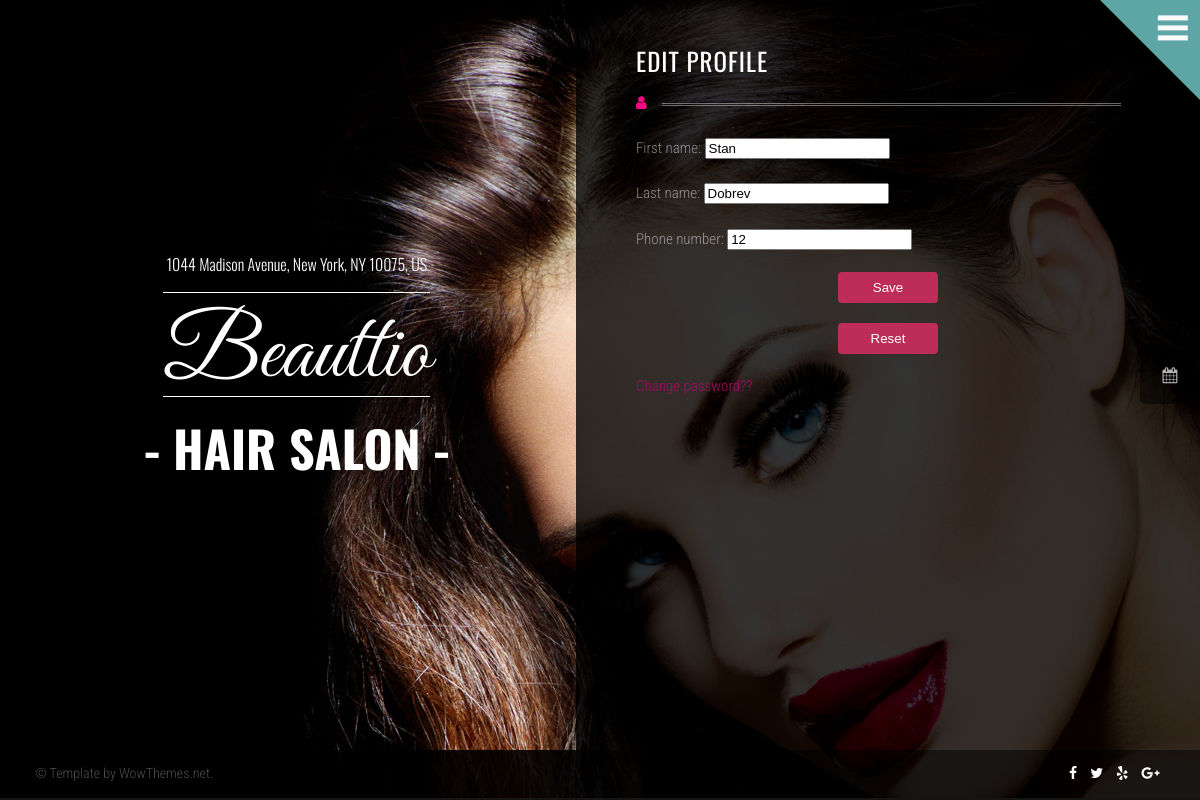
The app's page /accounts/profile/3/ (signed in) with its own data.
### HairSaloon/accounts/models.py (models this page shows, shortened)
class HairSaloonUser(auth_models.AbstractBaseUser, auth_models.PermissionsMixin):
    email = models.EmailField(
        _('email address'),
        unique=True,
        error_messages={
            "unique": _("A user with that email already exists."),
        },
    )
    first_name = models.CharField(_("first name"), max_length=150, blank=True)
    last_name = models.CharField(_("last name"), max_length=150, blank=True)
    phone_number = models.CharField(_("phone number"), max_length=15, blank=True)
    date_joined = models.DateTimeField(_("date joined"), default=timezone.now)
    is_staff = models.BooleanField(
        _("staff status"),
        default=False,
        help_text=_("Designates whether the user can log into this admin site."),
    )
    is_active = models.BooleanField(
        _("active"),
        default=True,
        help_text=_(
            "Designates whether this user should be treated as active. "
            "Unselect this instead of deleting accounts."
        ),
    )
    USERNAME_FIELD = 'email'
    objects = HairSaloonUserManager()

### HairSaloon/accounts/views.py (the view, shortened to what this page needs)
# urls.py: path('', HairSalonEditUserView.as_view(), name='edit user'),
class HairSalonEditUserView(LoginRequiredMixin, views.UpdateView):
    template_name = 'accounts/edit.html'
    queryset = UserModel.objects.all()
    fields = ['first_name', 'last_name', 'phone_number', ]

### templates/accounts/edit.html (shortened to what this page needs)
{% extends 'base.html' %}
{% load filters %}
{% load static %}
{% block content %}
    <body style="background-image:url('{% static 'img/bg6.jpg' %}');background-attachment:fixed;background-size:cover;">
    {% include 'partials/menu_and_calendar.html' %}
    <div class="container">
        <div class="logoarea">
            <div class="intro">
                <h1><span class="smaller wow zoomIn" data-wow-duration="2s" data-wow-delay="0.5">1044 Madison Avenue, New York, NY 10075, US</span>
                    <span class="big wow pulse" data-wow-duration="1s" data-wow-delay="0s">Beauttio</span>
                    <span class="small wow fadeIn" data-wow-duration="2s" data-wow-delay="0.5s">- HAIR SALON -</span>
                </h1>
            </div>
        </div>
        <div class="pagearea">
            <h1 class="page-headline">EDIT PROFILE</h1>
            <i class="iconstartitle textmagenta fa fa-user"></i>
            <div class="edit-container">
                <div class="edit-form-content">
                    <form action="{% url 'edit user' pk=user.pk %}" method="post">
                        {{ form.as_p }}
                        <p><button type="submit" class="btn login-btn">Save</button></p>
                        <p><button type="reset" class="btn login-btn">Reset</button></p>
                        <a href="{% url 'password change' pk=user.pk %}">Change password??</a>
                    </form>
                </div>
            </div>
        </div>
    </div>
    {% include 'partials/footer.html' %}
    </body>
{% endblock %}

### staticfiles/css/style.css (style rules this page uses)
html, body, div, span, applet, object, iframe, h1, h2, h3, h4, h5, h6, p, blockquote, pre, a, abbr, acronym, address, big, cite, code, del, dfn, em, img, ins, kbd, q, s, samp, small, strike, strong, sub, sup, tt, var, b, u, i, center, dl, dt, dd, ol, ul, li, fieldset, form, label, legend, table, caption, tbody, tfoot, thead, tr, th, td, article, aside, canvas, details, embed, figure, figcaption, footer, header, hgroup, menu, nav, output, ruby, section, summary, time, mark, audio, video { margin: 0; padding: 0; border: 0; font-size: 100%; font: inherit; vertical-align: baseline; }
body { line-height: 1.7; font-weight: 300; font-family: Oswald; }
body { overflow-x: hidden; overflow-y: scroll; }
a { text-decoration: none; color: #A50965; }
p { margin-bottom: 20px; }
.intro h1 { font-family: Great Vibes; font-size: 150px; font-weight: 400; line-height: 1.1; }
.intro h1 span.big { border-top: 1px solid; border-bottom: 1px solid; margin-bottom: 0px; padding: 36px 0 0px; display: inline-block; }
.intro h1 span.small { font-size: 90px; font-family: Oswald; font-weight: 700; }
.intro h1 span.smaller { font-size: 20px; font-family: Oswald; display: block; margin-bottom: 30px; font-weight: 300; }
.logoarea { width: 46%; float: left; }
.logoarea .intro { color: #fff; text-align: center; position: fixed; display: table; vertical-align: middle; top: 32%; left: 12%; }
.logoarea .intro h1 span.small { font-size: 50px; margin-top: 15px; display: block; }
.logoarea .intro h1 span.smaller { font-size: 16px; margin-bottom: 20px; line-height: 1; display: block; }
.logoarea h1 { font-size: 90px; }
.logoarea h1 span.big { padding: 22px 0 0px; line-height: 0.9; }
.pagearea { float: right; width: 42%; max-width: 100%; min-height: calc(100vh - 130px); margin: 0px auto; margin-right: 0; background-color: rgba(0, 0, 0, 0.8); color: rgba(255, 255, 255, 0.5); font-size: 15px; text-align: left; padding: 40px 60px; font-family: Roboto Condensed; }
.pagearea h1.entry-title, .pagearea h1.page-headline { font-family: Oswald; font-size: 21px; color: rgba(255, 255, 255, 0.7); letter-spacing: 1px; }
.pagearea h1.page-headline { margin-bottom: 0; color: #fff; font-weight: 400; font-size: 25px; }
.pagearea h1.page-headline:after { content: ''; width: 91%; color: rgba(255, 255, 255, 0.4); margin-top: 20px; border-bottom: double medium; display: block; margin-bottom: 30px; position: relative; margin-left: 26px; }
.iconstartitle { position: absolute; top: 95px; }
.btn { display: inline-block; background-color: #be2d5a; color: #fff; padding: 10px 20px; border-radius: 5px; text-decoration: none; text-align: center; }
.textmagenta { color: #F50986; }
html, body { background: rgba(20, 20, 20, 1); }
.btn.login-btn { width: 100px; padding: 8px 16px; background-color: #be2d5a; color: white; border: none; border-radius: 4px; cursor: pointer; display: block; margin: 0 auto; }
@media screen and (max-width: 1280px) { body { overflow-x: hidden; overflow-y: scroll !Important; } }

### records on screen
HairSaloonUser: first_name "Stan", last_name "Dobrev", phone_number "12"
